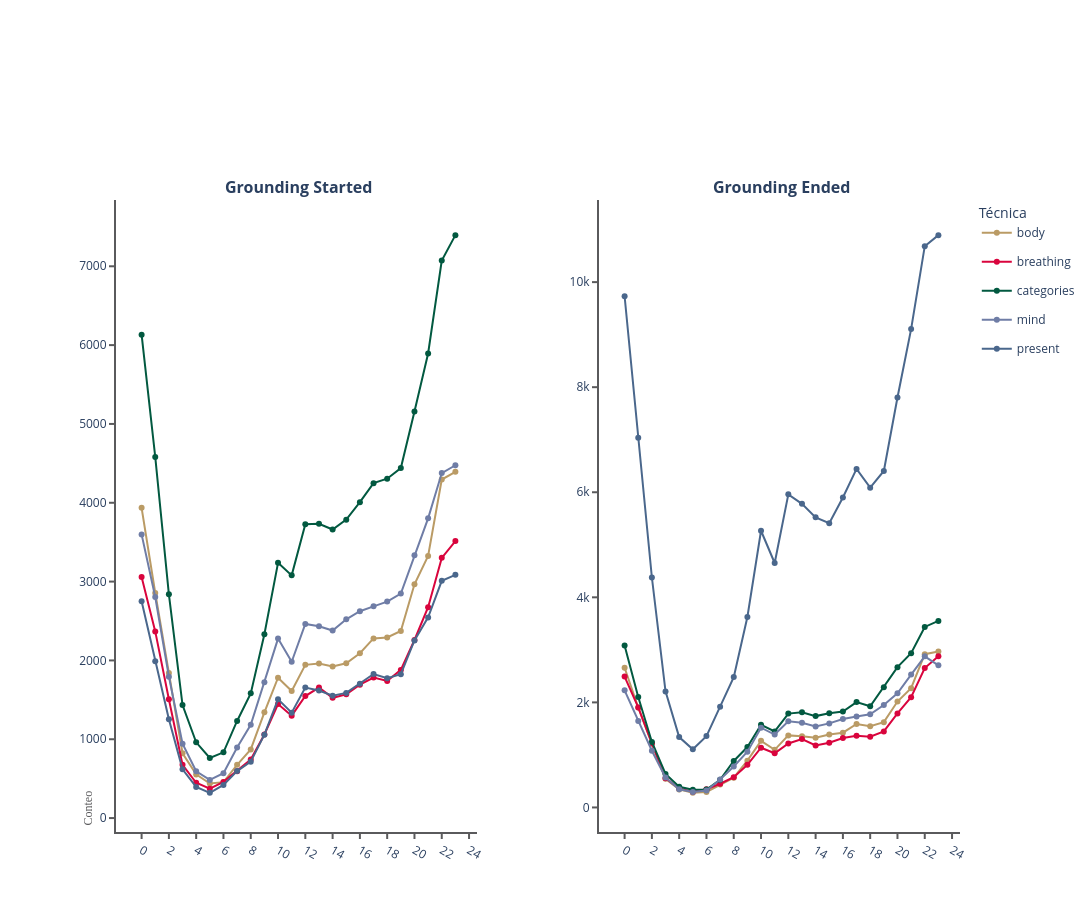

Notebook code cell kept with this figure:
### Markdown cell above
Durante el periodo de análisis, se identifica un patrón claro en la distribución horaria de las sesiones de grounding. Tanto los inicios como las terminaciones muestran una tendencia creciente desde la mañana hacia la noche, lo que evidencia que los usuarios recurren con mayor frecuencia a estas técnicas en horarios nocturnos. Este comportamiento es consistente en todas las técnicas, aunque con intensidades diferentes.

En los eventos de inicio, las técnicas **categories** y **present** destacan con los mayores conteos, consolidándose como las más utilizadas al cierre del día. Sin embargo, en los eventos de finalización, la técnica **present** sobresale aún más, alcanzando un incremento pronunciado en la noche que supera ampliamente al resto. Este contraste sugiere que, aunque varias técnicas se inician con fuerza en horarios nocturnos, es **present** la que logra concretar un mayor número de cierres efectivos o registros erroneos por un error sistematico del dataset.

El hallazgo más relevante es que la concentración de actividad en la noche podría estar vinculada con la baja tasa de finalización observada en general. La acumulación de sesiones iniciadas en ese rango horario, junto con la fatiga o distracciones propias del final del día, puede explicar por qué muchas de ellas no llegan a completarse. Este patrón abre la posibilidad de diseñar intervenciones específicas para mejorar la experiencia nocturna y aumentar la proporción de sesiones que se registran como terminadas.

### Code cell
#? 6. Visualizacion por hora del dia (0-23) segmentada por techniqueID

#? 6.1 Agregacion por hora y techniqueID
agrupacion_hora_tech = (
    data_cleaned.groupby(['hora', 'techniqueID'])[['Grounding Started', 'Grounding Ended']]
    .sum()
    .reset_index()
)

events = ['Grounding Started', 'Grounding Ended']
fig = make_subplots(
    rows=1, cols=2,
    subplot_titles=[f'<b>{e}</b>' for e in events],
    horizontal_spacing=0.15,
    vertical_spacing=1
)

techniques = agrupacion_hora_tech['techniqueID'].unique()
shown_legends = set()

for col_idx, event in enumerate(events, start=1):
    for tech in techniques:
        tech_data = (agrupacion_hora_tech[agrupacion_hora_tech['techniqueID'] == tech]
                     .set_index('hora')
                     .reindex(range(24))
                     .reset_index()
                     .fillna(0))
        show_legend = tech not in shown_legends
        shown_legends.add(tech)
        fig.add_trace(
            go.Scatter(
                x=tech_data['hora'],
                y=tech_data[event],
                mode='lines+markers',
                name=tech,
                legendgroup=tech,
                showlegend=show_legend,
                line=dict(color=TECHNIQUE_COLORS.get(tech)),
                hovertemplate=f"Hora: %{{x}}:00<br>Eventos: %{{y:,.0f}}<br>Técnica: {tech}<extra></extra>"
            ),
            row=1, col=col_idx
        )

apply_dashboard_theme(
    fig,
    '','',
    #'Conteo por hora del día, techniqueID y evento',
    #'Durante el periodo de analisis, notamos que cada una de las tecnicas de anclaje tiene un aumento en inicio de sesiones durante las horas de la noche.<br>Aunque hay un pico local '
    #'cerca del medio dia, el repunte para todos los ancljaes sucede entre las 6 PM hasta las 12 PM. En contraste, la mayoria de las categorias muestran una baja cantidad de terminaciones durante<br>los mismos horarios, demostrando que los usuarios tienden a iniciar sesiones a altas horas de la noche que no logran terminar o olvidan de marcar como acabadas',
    height=900,
)
apply_dashboard_axes(fig, x_label='Hora del Día', y_label='Conteo', x_axis_label_distance=-0.2, y_axis_label_distance=-0.05)
fig.update_layout(legend_title='Técnica', hovermode='closest')
fig.update_xaxes(tickmode='linear', tick0=0, dtick=2, zeroline=False)
fig.update_yaxes(zeroline=False)
fig.show()

### Figure 1 — Plotly figure (JSON) as saved in the notebook; plotly's stock layout.template omitted (floating-point values rounded to 4 significant figures)
{"data": [{"hovertemplate": "Hora: %{x}:00<br>Eventos: %{y:,.0f}<br>Técnica: body<extra></extra>", "legendgroup": "body", "line": {"color": "#BA9B65"}, "mode": "lines+markers", "name": "body", "showlegend": true, "x": [0, 1, 2, 3, 4, 5, 6, 7, 8, 9, 10, 11, 12, 13, 14, 15, 16, 17, 18, 19, 20, 21, 22, 23], "y": [3936, 2855, 1842, 822, 554, 439, 456, 676, 871, 1341, 1781, 1611, 1944, 1961, 1923, 1964, 2091, 2279, 2291, 2374, 2966, 3324, 4295, 4393], "type": "scatter", "xaxis": "x", "yaxis": "y"}, {"hovertemplate": "Hora: %{x}:00<br>Eventos: %{y:,.0f}<br>Técnica: breathing<extra></extra>", "legendgroup": "breathing", "line": {"color": "#D9043D"}, "mode": "lines+markers", "name": "breathing", "showlegend": true, "x": [0, 1, 2, 3, 4, 5, 6, 7, 8, 9, 10, 11, 12, 13, 14, 15, 16, 17, 18, 19, 20, 21, 22, 23], "y": [3059, 2368, 1507, 676, 448, 372, 459, 595, 742, 1060, 1446, 1299, 1548, 1656, 1525, 1570, 1692, 1782, 1740, 1880, 2259, 2675, 3301, 3514], "type": "scatter", "xaxis": "x", "yaxis": "y"}, {"hovertemplate": "Hora: %{x}:00<br>Eventos: %{y:,.0f}<br>Técnica: categories<extra></extra>", "legendgroup": "categories", "line": {"color": "#025940"}, "mode": "lines+markers", "name": "categories", "showlegend": true, "x": [0, 1, 2, 3, 4, 5, 6, 7, 8, 9, 10, 11, 12, 13, 14, 15, 16, 17, 18, 19, 20, 21, 22, 23], "y": [6132, 4581, 2838, 1434, 961, 762, 834, 1232, 1582, 2332, 3238, 3079, 3727, 3734, 3661, 3786, 4008, 4249, 4305, 4440, 5157, 5894, 7072, 7395], "type": "scatter", "xaxis": "x", "yaxis": "y"}, {"hovertemplate": "Hora: %{x}:00<br>Eventos: %{y:,.0f}<br>Técnica: mind<extra></extra>", "legendgroup": "mind", "line": {"color": "#6F7DA6"}, "mode": "lines+markers", "name": "mind", "showlegend": true, "x": [0, 1, 2, 3, 4, 5, 6, 7, 8, 9, 10, 11, 12, 13, 14, 15, 16, 17, 18, 19, 20, 21, 22, 23], "y": [3599, 2804, 1794, 944, 594, 484, 570, 895, 1183, 1722, 2277, 1983, 2463, 2434, 2379, 2522, 2624, 2686, 2746, 2848, 3333, 3802, 4377, 4476], "type": "scatter", "xaxis": "x", "yaxis": "y"}, {"hovertemplate": "Hora: %{x}:00<br>Eventos: %{y:,.0f}<br>Técnica: present<extra></extra>", "legendgroup": "present", "line": {"color": "#4A678C"}, "mode": "lines+markers", "name": "present", "showlegend": true, "x": [0, 1, 2, 3, 4, 5, 6, 7, 8, 9, 10, 11, 12, 13, 14, 15, 16, 17, 18, 19, 20, 21, 22, 23], "y": [2750, 1989, 1255, 619, 395, 320, 421, 596, 716, 1058, 1507, 1337, 1655, 1618, 1553, 1588, 1704, 1828, 1773, 1825, 2253, 2546, 3010, 3086], "type": "scatter", "xaxis": "x", "yaxis": "y"}, {"hovertemplate": "Hora: %{x}:00<br>Eventos: %{y:,.0f}<br>Técnica: body<extra></extra>", "legendgroup": "body", "line": {"color": "#BA9B65"}, "mode": "lines+markers", "name": "body", "showlegend": false, "x": [0, 1, 2, 3, 4, 5, 6, 7, 8, 9, 10, 11, 12, 13, 14, 15, 16, 17, 18, 19, 20, 21, 22, 23], "y": [2659, 1902, 1215, 545, 343, 278, 296, 437, 567, 891, 1268, 1097, 1372, 1357, 1327, 1387, 1423, 1589, 1546, 1624, 2016, 2270, 2917, 2967], "type": "scatter", "xaxis": "x2", "yaxis": "y2"}, {"hovertemplate": "Hora: %{x}:00<br>Eventos: %{y:,.0f}<br>Técnica: breathing<extra></extra>", "legendgroup": "breathing", "line": {"color": "#D9043D"}, "mode": "lines+markers", "name": "breathing", "showlegend": false, "x": [0, 1, 2, 3, 4, 5, 6, 7, 8, 9, 10, 11, 12, 13, 14, 15, 16, 17, 18, 19, 20, 21, 22, 23], "y": [2491, 1905, 1220, 558, 361, 299, 347, 451, 577, 812, 1137, 1031, 1218, 1302, 1181, 1232, 1322, 1363, 1346, 1447, 1789, 2099, 2653, 2878], "type": "scatter", "xaxis": "x2", "yaxis": "y2"}, {"hovertemplate": "Hora: %{x}:00<br>Eventos: %{y:,.0f}<br>Técnica: categories<extra></extra>", "legendgroup": "categories", "line": {"color": "#025940"}, "mode": "lines+markers", "name": "categories", "showlegend": false, "x": [0, 1, 2, 3, 4, 5, 6, 7, 8, 9, 10, 11, 12, 13, 14, 15, 16, 17, 18, 19, 20, 21, 22, 23], "y": [3083, 2104, 1246, 637, 393, 336, 341, 526, 884, 1150, 1574, 1448, 1787, 1812, 1739, 1795, 1826, 2006, 1927, 2289, 2671, 2936, 3436, 3551], "type": "scatter", "xaxis": "x2", "yaxis": "y2"}, {"hovertemplate": "Hora: %{x}:00<br>Eventos: %{y:,.0f}<br>Técnica: mind<extra></extra>", "legendgroup": "mind", "line": {"color": "#6F7DA6"}, "mode": "lines+markers", "name": "mind", "showlegend": false, "x": [0, 1, 2, 3, 4, 5, 6, 7, 8, 9, 10, 11, 12, 13, 14, 15, 16, 17, 18, 19, 20, 21, 22, 23], "y": [2229, 1646, 1080, 570, 345, 296, 322, 533, 779, 1060, 1518, 1388, 1639, 1612, 1540, 1600, 1684, 1733, 1773, 1950, 2172, 2529, 2877, 2705], "type": "scatter", "xaxis": "x2", "yaxis": "y2"}, {"hovertemplate": "Hora: %{x}:00<br>Eventos: %{y:,.0f}<br>Técnica: present<extra></extra>", "legendgroup": "present", "line": {"color": "#4A678C"}, "mode": "lines+markers", "name": "present", "showlegend": false, "x": [0, 1, 2, 3, 4, 5, 6, 7, 8, 9, 10, 11, 12, 13, 14, 15, 16, 17, 18, 19, 20, 21, 22, 23], "y": [9731, 7038, 4377, 2209, 1339, 1107, 1358, 1918, 2481, 3625, 5267, 4653, 5960, 5779, 5522, 5410, 5900, 6444, 6087, 6405, 7804, 9106, 10684, 10894], "type": "scatter", "xaxis": "x2", "yaxis": "y2"}], "layout": {"xaxis": {"anchor": "y", "domain": [0.0, 0.425], "showgrid": false, "title": {"text": ""}, "showline": true, "linewidth": 2, "linecolor": "#5A5A5C", "tickangle": 30, "ticks": "outside", "tickwidth": 2, "tickcolor": "#5A5A5C", "tickmode": "linear", "tick0": 0, "dtick": 2, "zeroline": false}, "yaxis": {"anchor": "x", "domain": [0.0, 1.0], "showgrid": false, "title": {"text": ""}, "showline": true, "linewidth": 2, "linecolor": "#5A5A5C", "ticks": "outside", "tickwidth": 2, "tickcolor": "#5A5A5C", "zeroline": false}, "xaxis2": {"anchor": "y2", "domain": [0.575, 1.0], "showgrid": false, "title": {"text": ""}, "showline": true, "linewidth": 2, "linecolor": "#5A5A5C", "tickangle": 30, "ticks": "outside", "tickwidth": 2, "tickcolor": "#5A5A5C", "tickmode": "linear", "tick0": 0, "dtick": 2, "zeroline": false}, "yaxis2": {"anchor": "x2", "domain": [0.0, 1.0], "showgrid": false, "title": {"text": ""}, "showline": true, "linewidth": 2, "linecolor": "#5A5A5C", "ticks": "outside", "tickwidth": 2, "tickcolor": "#5A5A5C", "zeroline": false}, "annotations": [{"font": {"size": 16}, "showarrow": false, "text": "<b>Grounding Started</b>", "x": 0.2125, "xanchor": "center", "xref": "paper", "y": 1.0, "yanchor": "bottom", "yref": "paper"}, {"font": {"size": 16}, "showarrow": false, "text": "<b>Grounding Ended</b>", "x": 0.7875, "xanchor": "center", "xref": "paper", "y": 1.0, "yanchor": "bottom", "yref": "paper"}, {"font": {"color": "#5A5A5C", "family": "Arial Black", "size": 12}, "showarrow": false, "text": "Hora del Día", "x": 0, "xanchor": "left", "xref": "paper", "y": -0.2, "yanchor": "bottom", "yref": "paper"}, {"font": {"color": "#5A5A5C", "family": "Arial Black", "size": 12}, "showarrow": false, "text": "Conteo", "textangle": -90, "x": -0.05, "xanchor": "left", "xref": "paper", "y": 0, "yanchor": "bottom", "yref": "paper"}], "title": {"font": {"size": 16, "family": "Arial"}, "text": "<b></b><br><i><span style='font-size:12px;font-weight:200;color:#666'></span></i>", "x": 0.02, "xanchor": "left", "y": 0.95}, "margin": {"l": 120, "r": 120, "b": 70, "t": 200, "pad": 4}, "autosize": false, "width": 1200, "height": 900, "paper_bgcolor": "rgba(0,0,0,0)", "plot_bgcolor": "rgba(0,0,0,0)", "legend": {"title": {"text": "Técnica"}}, "hovermode": "closest"}}
